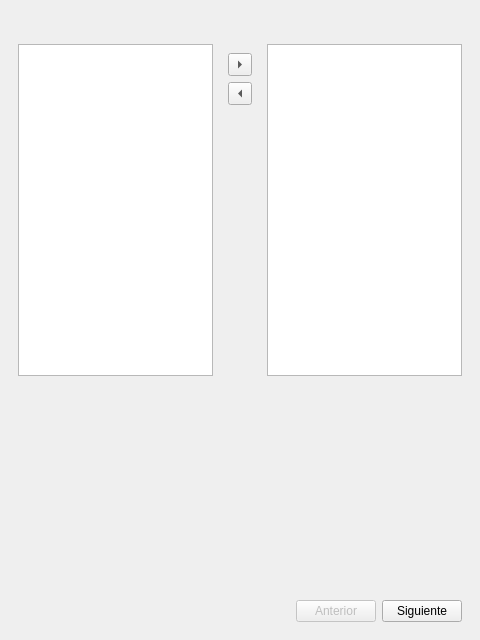
<?xml version="1.0" encoding="UTF-8"?>
<ui version="4.0">
 <class>stackedWidget</class>
 <widget class="QStackedWidget" name="stackedWidget">
  <property name="geometry">
   <rect>
    <x>0</x>
    <y>0</y>
    <width>480</width>
    <height>640</height>
   </rect>
  </property>
  <property name="windowTitle">
   <string>StackedWidget</string>
  </property>
  <property name="currentIndex">
   <number>0</number>
  </property>
  <widget class="QWidget" name="page1">
   <layout class="QVBoxLayout" name="verticalLayout_2">
    <item>
     <spacer name="verticalSpacer_3">
      <property name="orientation">
       <enum>Qt::Vertical</enum>
      </property>
      <property name="sizeHint" stdset="0">
       <size>
        <width>20</width>
        <height>10</height>
       </size>
      </property>
     </spacer>
    </item>
    <item>
     <widget class="QFrame" name="frame">
      <property name="minimumSize">
       <size>
        <width>0</width>
        <height>350</height>
       </size>
      </property>
      <property name="frameShape">
       <enum>QFrame::NoFrame</enum>
      </property>
      <property name="frameShadow">
       <enum>QFrame::Plain</enum>
      </property>
      <property name="lineWidth">
       <number>0</number>
      </property>
      <layout class="QHBoxLayout" name="horizontalLayout_2">
       <item>
        <widget class="QListWidget" name="listWidget_2"/>
       </item>
       <item>
        <widget class="QFrame" name="frame_2">
         <property name="frameShape">
          <enum>QFrame::NoFrame</enum>
         </property>
         <property name="frameShadow">
          <enum>QFrame::Plain</enum>
         </property>
         <layout class="QVBoxLayout" name="verticalLayout">
          <item>
           <widget class="QToolButton" name="toolButton">
            <property name="text">
             <string/>
            </property>
            <property name="arrowType">
             <enum>Qt::RightArrow</enum>
            </property>
           </widget>
          </item>
          <item>
           <widget class="QToolButton" name="toolButton_2">
            <property name="text">
             <string>...</string>
            </property>
            <property name="arrowType">
             <enum>Qt::LeftArrow</enum>
            </property>
           </widget>
          </item>
          <item>
           <spacer name="verticalSpacer">
            <property name="orientation">
             <enum>Qt::Vertical</enum>
            </property>
            <property name="sizeHint" stdset="0">
             <size>
              <width>21</width>
              <height>29</height>
             </size>
            </property>
           </spacer>
          </item>
         </layout>
        </widget>
       </item>
       <item>
        <widget class="QListWidget" name="listWidget"/>
       </item>
      </layout>
     </widget>
    </item>
    <item>
     <spacer name="verticalSpacer_2">
      <property name="orientation">
       <enum>Qt::Vertical</enum>
      </property>
      <property name="sizeHint" stdset="0">
       <size>
        <width>20</width>
        <height>200</height>
       </size>
      </property>
     </spacer>
    </item>
    <item>
     <widget class="QFrame" name="frame_3">
      <property name="frameShape">
       <enum>QFrame::NoFrame</enum>
      </property>
      <property name="frameShadow">
       <enum>QFrame::Plain</enum>
      </property>
      <layout class="QHBoxLayout" name="horizontalLayout_3">
       <item>
        <spacer name="horizontalSpacer">
         <property name="orientation">
          <enum>Qt::Horizontal</enum>
         </property>
         <property name="sizeHint" stdset="0">
          <size>
           <width>40</width>
           <height>20</height>
          </size>
         </property>
        </spacer>
       </item>
       <item>
        <widget class="QPushButton" name="pushButton">
         <property name="enabled">
          <bool>false</bool>
         </property>
         <property name="text">
          <string>Anterior</string>
         </property>
         <property name="checkable">
          <bool>false</bool>
         </property>
        </widget>
       </item>
       <item>
        <widget class="QPushButton" name="pushButton_2">
         <property name="text">
          <string>Siguiente</string>
         </property>
        </widget>
       </item>
      </layout>
     </widget>
    </item>
   </layout>
  </widget>
  <widget class="QWidget" name="page2">
   <layout class="QVBoxLayout" name="verticalLayout_3">
    <item>
     <spacer name="verticalSpacer_5">
      <property name="orientation">
       <enum>Qt::Vertical</enum>
      </property>
      <property name="sizeHint" stdset="0">
       <size>
        <width>20</width>
        <height>10</height>
       </size>
      </property>
     </spacer>
    </item>
    <item>
     <widget class="QTableWidget" name="tableWidget">
      <property name="sizePolicy">
       <sizepolicy hsizetype="Expanding" vsizetype="Expanding">
        <horstretch>0</horstretch>
        <verstretch>10</verstretch>
       </sizepolicy>
      </property>
      <column>
       <property name="text">
        <string>Nota</string>
       </property>
      </column>
      <column>
       <property name="text">
        <string>Color</string>
       </property>
      </column>
     </widget>
    </item>
    <item>
     <spacer name="verticalSpacer_4">
      <property name="orientation">
       <enum>Qt::Vertical</enum>
      </property>
      <property name="sizeHint" stdset="0">
       <size>
        <width>20</width>
        <height>200</height>
       </size>
      </property>
     </spacer>
    </item>
    <item>
     <widget class="QFrame" name="frame_4">
      <property name="frameShape">
       <enum>QFrame::NoFrame</enum>
      </property>
      <property name="frameShadow">
       <enum>QFrame::Plain</enum>
      </property>
      <layout class="QHBoxLayout" name="horizontalLayout_4">
       <item>
        <spacer name="horizontalSpacer_2">
         <property name="orientation">
          <enum>Qt::Horizontal</enum>
         </property>
         <property name="sizeHint" stdset="0">
          <size>
           <width>40</width>
           <height>20</height>
          </size>
         </property>
        </spacer>
       </item>
       <item>
        <widget class="QPushButton" name="pushButton_3">
         <property name="text">
          <string>Anterior</string>
         </property>
        </widget>
       </item>
       <item>
        <widget class="QPushButton" name="pushButton_4">
         <property name="text">
          <string>Jugar</string>
         </property>
        </widget>
       </item>
      </layout>
     </widget>
    </item>
   </layout>
  </widget>
  <widget class="QWidget" name="page3">
   <layout class="QVBoxLayout" name="verticalLayout_4">
    <item>
     <widget class="QFrame" name="frame_8">
      <property name="minimumSize">
       <size>
        <width>0</width>
        <height>0</height>
       </size>
      </property>
      <property name="frameShape">
       <enum>QFrame::NoFrame</enum>
      </property>
      <property name="frameShadow">
       <enum>QFrame::Plain</enum>
      </property>
      <layout class="QHBoxLayout" name="horizontalLayout_6">
       <item>
        <spacer name="horizontalSpacer_4">
         <property name="orientation">
          <enum>Qt::Horizontal</enum>
         </property>
         <property name="sizeHint" stdset="0">
          <size>
           <width>342</width>
           <height>20</height>
          </size>
         </property>
        </spacer>
       </item>
       <item>
        <widget class="QCheckBox" name="checkBox">
         <property name="text">
          <string>Mostrar Notas</string>
         </property>
        </widget>
       </item>
      </layout>
     </widget>
    </item>
    <item>
     <widget class="QFrame" name="frame_7">
      <property name="minimumSize">
       <size>
        <width>0</width>
        <height>0</height>
       </size>
      </property>
      <property name="frameShape">
       <enum>QFrame::NoFrame</enum>
      </property>
      <property name="frameShadow">
       <enum>QFrame::Plain</enum>
      </property>
      <layout class="QHBoxLayout" name="horizontalLayout">
       <item>
        <widget class="QLabel" name="label">
         <property name="text">
          <string>Nota</string>
         </property>
        </widget>
       </item>
       <item>
        <widget class="QLabel" name="label_2">
         <property name="text">
          <string>Boton</string>
         </property>
        </widget>
       </item>
      </layout>
     </widget>
    </item>
    <item>
     <widget class="QFrame" name="frame_5">
      <property name="sizePolicy">
       <sizepolicy hsizetype="Preferred" vsizetype="Preferred">
        <horstretch>0</horstretch>
        <verstretch>100</verstretch>
       </sizepolicy>
      </property>
      <property name="minimumSize">
       <size>
        <width>0</width>
        <height>0</height>
       </size>
      </property>
      <property name="frameShape">
       <enum>QFrame::NoFrame</enum>
      </property>
      <property name="frameShadow">
       <enum>QFrame::Plain</enum>
      </property>
      <layout class="QHBoxLayout" name="horizontalLayout_7">
       <item>
        <widget class="QFrame" name="frame_9">
         <property name="frameShape">
          <enum>QFrame::StyledPanel</enum>
         </property>
         <property name="frameShadow">
          <enum>QFrame::Raised</enum>
         </property>
        </widget>
       </item>
       <item>
        <widget class="QFrame" name="frame_10">
         <property name="frameShape">
          <enum>QFrame::StyledPanel</enum>
         </property>
         <property name="frameShadow">
          <enum>QFrame::Raised</enum>
         </property>
        </widget>
       </item>
      </layout>
     </widget>
    </item>
    <item>
     <widget class="QFrame" name="frame_6">
      <property name="minimumSize">
       <size>
        <width>0</width>
        <height>0</height>
       </size>
      </property>
      <property name="frameShape">
       <enum>QFrame::NoFrame</enum>
      </property>
      <property name="frameShadow">
       <enum>QFrame::Plain</enum>
      </property>
      <layout class="QHBoxLayout" name="horizontalLayout_5">
       <item>
        <spacer name="horizontalSpacer_3">
         <property name="orientation">
          <enum>Qt::Horizontal</enum>
         </property>
         <property name="sizeHint" stdset="0">
          <size>
           <width>40</width>
           <height>20</height>
          </size>
         </property>
        </spacer>
       </item>
       <item>
        <widget class="QPushButton" name="pushButton_6">
         <property name="text">
          <string>Salir</string>
         </property>
        </widget>
       </item>
      </layout>
     </widget>
    </item>
   </layout>
  </widget>
 </widget>
 <resources/>
 <connections/>
</ui>
